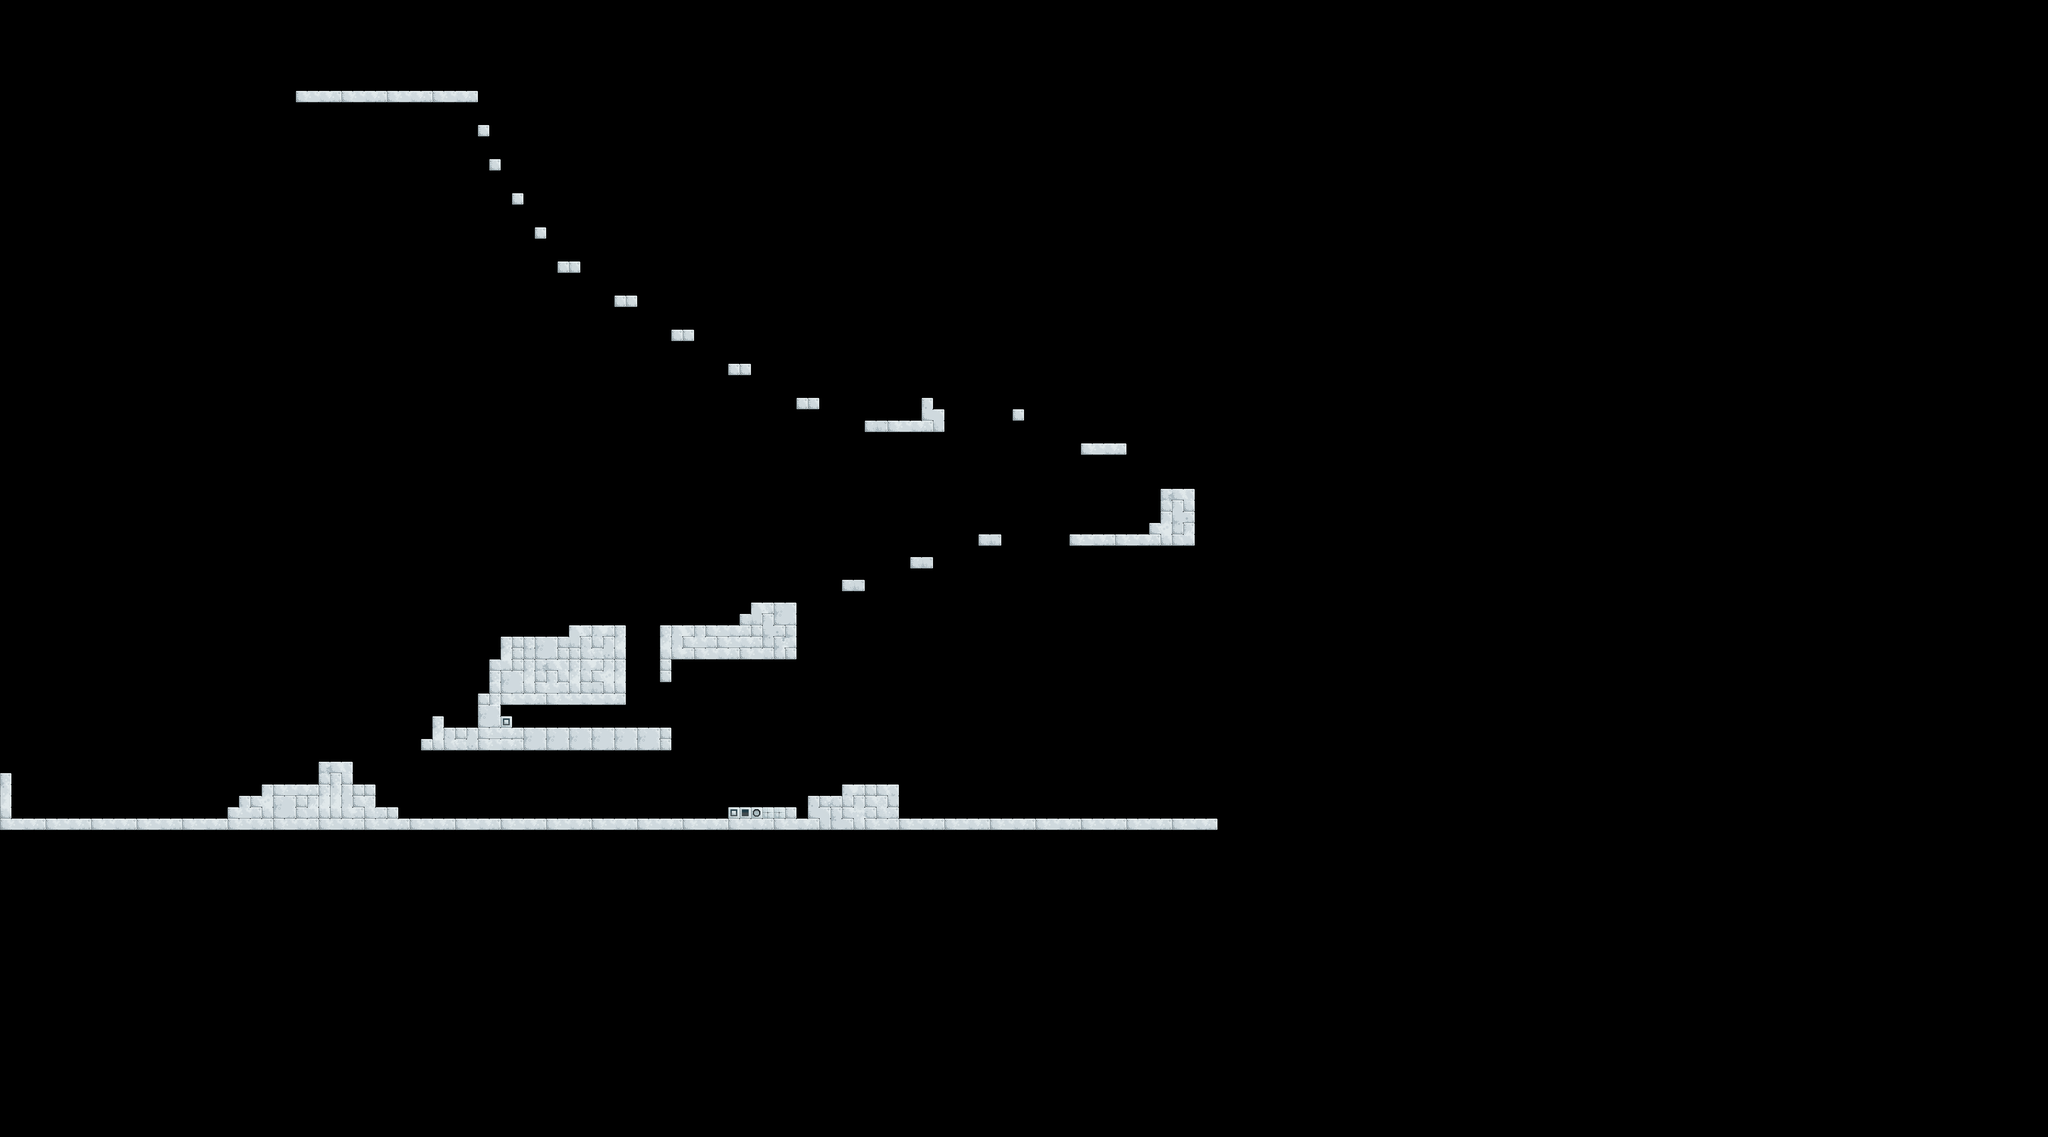

A level layout from a 2D game, rendered from its tile map. Below: a short description, then the map file with tile-grid data replaced by summaries:
An orthogonal 180x100 tile map with 24x24 px tiles, 1 tile layer (Tile Layer 1).

<map version="1.0" orientation="orthogonal" width="180" height="100" tilewidth="24" tileheight="24">
 <tileset firstgid="1" name="tiles" tilewidth="24" tileheight="24">
  <image source="../images/tiles.png" width="480" height="384" />
 </tileset>
 <layer name="Tile Layer 1" width="180" height="100">
  <data>[18000 cells, 2661 non-empty, 88 distinct tile ids]</data>
 </layer>
</map>
